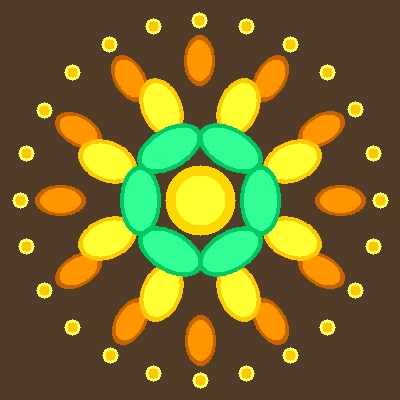
#> input picture backend/floral_kolam_test.jpg, 400 x 400 px
$ python test_floral_enhanced.py
#> lines starting #> are read from the running program, lines starting #| are printed output that depends on the picture; after the words box and inside, x2 and y2 are one past the last pixel; in counts of white or black regions, pixels touching at a corner belong together; long printed decimals are rounded
### backend/kolam/enhanced_polar_kolam_generator.py
#!/usr/bin/env python3
"""
Enhanced Kolam Generator with Polar Sector and Contour-based Methods
Implements:
1. Geometric rangoli → Polar sector method
2. Animal/flower rangoli → Contour + dots + arcs method
"""

import cv2
import numpy as np
import svgwrite
import math
from typing import Tuple, List, Dict, Any, Optional
from scipy import ndimage
from sklearn.cluster import KMeans


class EnhancedKolamGenerator:
    def __init__(self):
        self.pattern_types = {
            'geometric': 'polar_sector',
            'floral': 'contour_dots_arcs',
            'animal': 'contour_dots_arcs',
            'mandala': 'polar_sector',
            'abstract': 'hybrid'
        }

    def analyze_pattern_type(self, img_path: str) -> str:
        """Analyze input image to determine pattern type"""
        img = cv2.imread(img_path)
        if img is None:
            raise ValueError(f"Could not load image: {img_path}")

        # Resize for analysis
        height, width = img.shape[:2]
        max_dimension = 400
        if max(height, width) > max_dimension:
            scale = max_dimension / max(height, width)
            new_width = int(width * scale)
            new_height = int(height * scale)
            img = cv2.resize(img, (new_width, new_height))

        gray = cv2.cvtColor(img, cv2.COLOR_BGR2GRAY)

        # Detect circles and radial symmetry for geometric patterns
        circles = cv2.HoughCircles(gray, cv2.HOUGH_GRADIENT, 1, 20,
                                  param1=50, param2=30, minRadius=0, maxRadius=0)

        # Detect radial symmetry
        radial_score = self._calculate_radial_symmetry(gray)

        # Detect organic shapes (contours with high curvature)
        edges = cv2.Canny(gray, 50, 150)
        contours, _ = cv2.findContours(edges, cv2.RETR_EXTERNAL, cv2.CHAIN_APPROX_SIMPLE)
        organic_score = self._calculate_organic_score(contours)

        # Color analysis for floral detection
        hsv = cv2.cvtColor(img, cv2.COLOR_BGR2HSV)
        floral_colors = self._detect_floral_colors(hsv)

        print(f"Analysis - Radial: {radial_score:.3f}, Organic: {organic_score:.3f}, Floral: {floral_colors}")

        # Decision logic
        if radial_score > 0.4 and circles is not None:
            return 'geometric'
        elif organic_score > 0.6 or floral_colors > 0.5:
            if floral_colors > 0.7:
                return 'floral'
            else:
                return 'animal'
        elif radial_score > 0.3:
            return 'mandala'
        else:
            return 'abstract'

    def _calculate_radial_symmetry(self, gray_img: np.ndarray) -> float:
        """Calculate radial symmetry score"""
        h, w = gray_img.shape
        center_x, center_y = w // 2, h // 2

        # Create polar coordinates
        y, x = np.ogrid[:h, :w]
        r = np.sqrt((x - center_x)**2 + (y - center_y)**2)
        theta = np.arctan2(y - center_y, x - center_x)

        # Sample radial profiles at different angles
        n_angles = 8
        angles = np.linspace(0, 2*np.pi, n_angles, endpoint=False)

        profiles = []
        for angle in angles:
            mask = np.abs(theta - angle) < (np.pi / n_angles)
            if np.any(mask):
                profile = gray_img[mask]
                profiles.append(profile.flatten()[:50])  # Limit profile length

        if len(profiles) < 2:
            return 0.0

        # Calculate correlation between profiles
        correlations = []
        for i in range(len(profiles)):
            for j in range(i+1, len(profiles)):
                prof1, prof2 = profiles[i], profiles[j]
                min_len = min(len(prof1), len(prof2))
                if min_len > 5:
                    corr = np.corrcoef(prof1[:min_len], prof2[:min_len])[0, 1]
                    if not np.isnan(corr):
                        correlations.append(abs(corr))

        return np.mean(correlations) if correlations else 0.0

    def _calculate_organic_score(self, contours: List) -> float:
        """Calculate organic/natural shape score"""
        if not contours:
            return 0.0

        scores = []
        for contour in contours:
            if len(contour) > 10:
                # Calculate curvature variation
                epsilon = 0.02 * cv2.arcLength(contour, True)
                approx = cv2.approxPolyDP(contour, epsilon, True)

                # High curvature variation indicates organic shapes
                area = cv2.contourArea(contour)
                perimeter = cv2.arcLength(contour, True)

                if perimeter > 0 and area > 100:
                    # Compactness - circles are ~1, irregular shapes are higher
                    compactness = (perimeter**2) / (4 * np.pi * area)

                    # Convexity defects indicate organic shapes
                    try:
                        hull = cv2.convexHull(contour, returnPoints=False)
                        if len(hull) > 3:  # Need at least 4 points for defects
                            defects = cv2.convexityDefects(contour, hull)
                            defect_score = len(defects) if defects is not None else 0
                        else:
                            defect_score = 0
                    except cv2.error:
                        # Skip convexity defects if contour is problematic
                        defect_score = 0

                    organic_score = min(1.0, (compactness - 1) * 0.3 + defect_score * 0.1)
                    scores.append(organic_score)

        return np.mean(scores) if scores else 0.0

    def _detect_floral_colors(self, hsv_img: np.ndarray) -> float:
        """Detect floral color patterns"""
        # Typical floral colors in HSV
        floral_ranges = [
            ([0, 100, 100], [10, 255, 255]),    # Red
            ([160, 100, 100], [179, 255, 255]), # Red (wrap)
            ([20, 100, 100], [30, 255, 255]),   # Orange/Yellow
            ([40, 100, 100], [80, 255, 255]),   # Green
            ([100, 100, 100], [130, 255, 255]), # Blue/Purple
        ]

        total_floral_pixels = 0
        total_pixels = hsv_img.shape[0] * hsv_img.shape[1]

        for lower, upper in floral_ranges:
            mask = cv2.inRange(hsv_img, np.array(lower), np.array(upper))
            total_floral_pixels += np.sum(mask > 0)

        return total_floral_pixels / total_pixels

    def generate_enhanced_kolam(self, img_path: str, spacing: int = 25) -> str:
        """Generate enhanced kolam based on pattern type"""
        pattern_type = self.analyze_pattern_type(img_path)
        print(f"Detected pattern type: {pattern_type}")

        if pattern_type in ['geometric', 'mandala']:
            return self._generate_polar_sector_kolam(img_path, spacing)
        elif pattern_type in ['floral', 'animal']:
            return self._generate_contour_dots_arcs_kolam(img_path, spacing)
        else:  # abstract
            return self._generate_hybrid_kolam(img_path, spacing)

    # [82 lines left out: function _generate_polar_sector_kolam, not called in this run]

    def _generate_contour_dots_arcs_kolam(self, img_path: str, spacing: int) -> str:
        """Generate kolam using contour + dots + arcs method for organic patterns"""
        img = cv2.imread(img_path)
        gray = cv2.cvtColor(img, cv2.COLOR_BGR2GRAY)
        height, width = gray.shape

        # Resize if needed
        max_dimension = 400
        if max(height, width) > max_dimension:
            scale = max_dimension / max(height, width)
            new_width = int(width * scale)
            new_height = int(height * scale)
            img = cv2.resize(img, (new_width, new_height))
            gray = cv2.resize(gray, (new_width, new_height))
            height, width = new_height, new_width

        # Create SVG
        dwg = svgwrite.Drawing(size=(f'{width}px', f'{height}px'),
                              viewBox=f'0 0 {width} {height}')
        dwg.add(dwg.rect(insert=(0, 0), size=(width, height), fill='#0a0a0a'))

        # Extract main contours
        edges = cv2.Canny(gray, 50, 150)
        contours, _ = cv2.findContours(edges, cv2.RETR_EXTERNAL, cv2.CHAIN_APPROX_SIMPLE)

        # Filter significant contours
        significant_contours = []
        for contour in contours:
            area = cv2.contourArea(contour)
            if area > 500:  # Minimum area threshold
                significant_contours.append(contour)

        print(f"Found {len(significant_contours)} significant contours")

        # Generate colors
        colors = self._extract_dominant_colors(img)

        # Process each contour
        all_dots = []

        for contour_idx, contour in enumerate(significant_contours):
            # Simplify contour
            epsilon = 0.02 * cv2.arcLength(contour, True)
            approx = cv2.approxPolyDP(contour, epsilon, True)

            # Generate dots along contour
            contour_dots = self._generate_contour_dots(approx, spacing)
            all_dots.extend(contour_dots)

            # Add decorative elements along contour
            self._add_contour_decorations(dwg, approx, colors, contour_idx)

        # Create internal structure with dots and arcs
        internal_dots = self._generate_internal_dots(gray, edges, spacing, all_dots)
        all_dots.extend(internal_dots)

        print(f"Generated {len(all_dots)} dots total")

        # Add all dots
        for dot in all_dots:
            x, y = dot['x'], dot['y']
            dot_color = colors['dot'] if dot.get('type') == 'contour' else colors['accent']
            dwg.add(dwg.circle(
                center=(x, y), r=dot.get('size', 3),
                fill=dot_color,
                opacity=0.9
            ))

        # Connect dots with organic arcs
        self._connect_with_organic_arcs(dwg, all_dots, colors, spacing)

        return dwg.tostring()

    # [204 lines left out: functions _generate_contour_dots, _generate_internal_dots, _connect_with_organic_arcs, _generate_hybrid_kolam, _extract_dominant_colors, _add_radial_pattern and 3 more, not called in this run]


def generate_enhanced_kolam_from_image(img_path: str, spacing: int = 25) -> str:
    """Main function to generate enhanced kolam from image"""
    try:
        generator = EnhancedKolamGenerator()
        return generator.generate_enhanced_kolam(img_path, spacing)
    except Exception as e:
        print(f"Error generating enhanced kolam: {e}")
        # Fallback to simple kolam if enhanced fails
        from kolam.improved_authentic_kolam import generate_improved_kolam_from_image
        return generate_improved_kolam_from_image(img_path, spacing)

### backend/test_floral_enhanced.py
#!/usr/bin/env python3
"""Test enhanced kolam with floral image"""

from kolam.enhanced_polar_kolam_generator import generate_enhanced_kolam_from_image

def test_floral():
    print("Testing enhanced kolam with floral image...")

    try:
        svg_content = generate_enhanced_kolam_from_image('floral_kolam_test.jpg', spacing=25)
#> in analyze_pattern_type, img is the input picture: shape (400, 400, 3); mean B, G, R 45.2, 106.7, 115.5
#> in analyze_pattern_type, `gray = cv2.cvtColor(img, cv2.COLOR_BGR2GRAY)`:
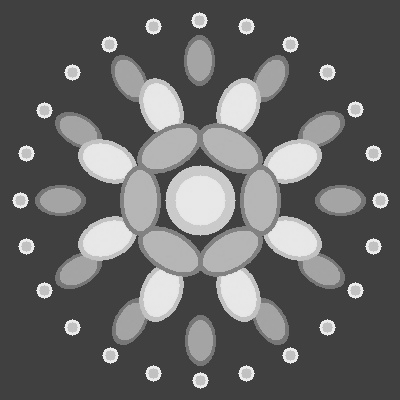
#> gray: shape (400, 400); min 56, max 242, mean 102.3
#> in analyze_pattern_type, `circles = cv2.HoughCircles(gray, cv2.HOUGH_GRADIENT, 1, 20, param1=50,..`: circles = 113 rows, first 8: [202.5, 199.5, 77.6], [189.5, 217.5, 54.9], [100.5, 200.5, 55.6], [190.5, 181.5, 55.6], [227.5, 74.5, 94.1], [212.5, 218.5, 56.9], [177.5, 198.5, 57.7], [303.5, 198.5, 59.6]
#> after the loop in _calculate_radial_symmetry, `for angle in angles:`: profiles = 5 items
#> the loop in _calculate_radial_symmetry, `for i in range(len(profiles)):` made 5 passes
#> after the loop in _calculate_radial_symmetry, `for i in range(len(profiles)):`: correlations = [0.0571]
#> in analyze_pattern_type, `radial_score = self._calculate_radial_symmetry(gray)`: radial_score = 0.0571
#> in analyze_pattern_type, `edges = cv2.Canny(gray, 50, 150)`:
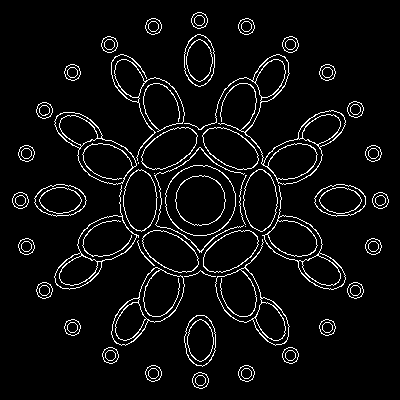
#> edges: shape (400, 400); 5.4% white in thin lines or dots, all inside (x1, y1, x2, y2) = (12, 12, 389, 389)
#> in analyze_pattern_type, `contours, _ = cv2.findContours(edges, cv2.RETR_EXTERNAL, cv2.CHAIN_APP..`: contours = 49 contours, 6 with area under 20; largest, box (x1, y1, x2, y2) and area: (184, 54, 346, 185) 4169, (165, 165, 236, 236) 3887, (54, 185, 139, 290) 2988, (54, 112, 137, 185) 2978, (262, 185, 346, 290) 2966
#> the loop in _calculate_organic_score, `for contour in contours:` made 49 passes
#> (epsilon, area, perimeter, compactness, hull, defect_score, organic_score) on passes 1, 2, 3, 4, 5, 9, 10: (1.09, 198, 54.63, 1.2, [35, 33, 31, 27, 26, 22, 18, 17, 15, 13, 9, 8, 4, 0], 10, 1), (1.09, 198, 54.63, 1.2, [35, 31, 27, 26, 24, 22, 18, 17, 15, 13, 9, 8, 4, 0], 10, 1), (1.09, 198, 54.63, 1.2, [35, 31, 27, 26, 22, 20, 18, 17, 13, 11, 9, 8, 4, 0], 10, 1), (1.09, 198, 54.63, 1.2, [35, 31, 27, 26, 24, 22, 18, 17, 15, 13, 9, 8, 4, 0], 10, 1), (1.09, 197, 54.63, 1.21, [35, 31, 29, 27, 26, 22, 18, 17, 15, 13, 11, 9, 8, 4, 0], 11, 1), (1.09, 197, 54.63, 1.21, [35, 31, 29, 27, 26, 22, 20, 18, 17, 15, 13, 9, 8, 4, 0], 11, 1), (1.09, 196, 54.63, 1.21, [35, 31, 27, 26, 24, 22, 20, 18, 17, 13, 11, 9, 8, 6, 4, 0], 12, 1)
#> (epsilon, area, perimeter, compactness, defect_score, organic_score) on passes 6, 7, 8, 12, 14, 17: (1.09, 195, 54.63, 1.22, 13, 1), (1.09, 195, 54.63, 1.22, 13, 1), (2.81, 1240, 140.7, 1.27, 16, 1), (5.04, 2896.5, 252, 1.74, 19, 1), (6.6, 2915, 330, 2.97, 0, 0.592), (3.27, 1577.5, 163.6, 1.35, 22, 1)
#> after the loop in _calculate_organic_score, `for contour in contours:`: scores = 42 values, max 1 at index 0, min 0.591 at index 18, mean 0.978
#> in analyze_pattern_type, `organic_score = self._calculate_organic_score(contours)`: organic_score = 0.978
#> in analyze_pattern_type, `hsv = cv2.cvtColor(img, cv2.COLOR_BGR2HSV)`: hsv: shape (400, 400, 3); mean H, S, V 21.8, 159.4, 132.3
#> the loop in _detect_floral_colors, `for lower, upper in floral_ranges:` made 5 passes
#> total_floral_pixels on passes 1 to 5: 0, 0, 22487, 35940, 35940
#> pass 3, in _detect_floral_colors, `mask = cv2.inRange(hsv_img, np.array(lower), np.array(upper))`:
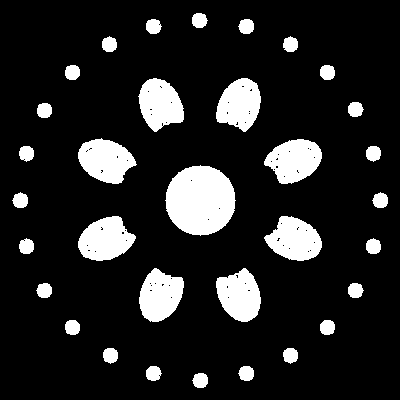
#> mask: shape (400, 400); 14.1% white; 33 white regions, largest, box (x1, y1, x2, y2) and area: (165, 165, 236, 236) 3862, (78, 138, 137, 184) 1824, (78, 216, 136, 261) 1801
#> after the loop in _detect_floral_colors, `for lower, upper in floral_ranges:`: total_floral_pixels = 35940
#> in analyze_pattern_type, `floral_colors = self._detect_floral_colors(hsv)`: floral_colors = 0.225
#| Analysis - Radial: 0.057, Organic: 0.978, Floral: 0.2246

        with open('enhanced_floral_kolam.svg', 'w', encoding='utf-8') as f:
            f.write(svg_content)

        print(f"Generated enhanced floral kolam: enhanced_floral_kolam.svg")
        print(f"SVG content length: {len(svg_content)} characters")

        # Check if it contains expected elements
        if '<circle' in svg_content:
            circle_count = svg_content.count('<circle')
            print(f"✓ Contains {circle_count} circles (dots)")

        if '<path' in svg_content:
            path_count = svg_content.count('<path')
            print(f"✓ Contains {path_count} paths (connections)")

        print("Enhanced floral kolam generation completed successfully!")

    except Exception as e:
        print(f"Error: {e}")
        import traceback
        traceback.print_exc()

if __name__ == "__main__":
    test_floral()
#> (the call stopped at in _generate_contour_dots_arcs_kolam, `dwg = svgwrite.Drawing(size=(f'{width}px', f'{height}px'), viewBox=f'0..`: svgwrite is not available in this run)
